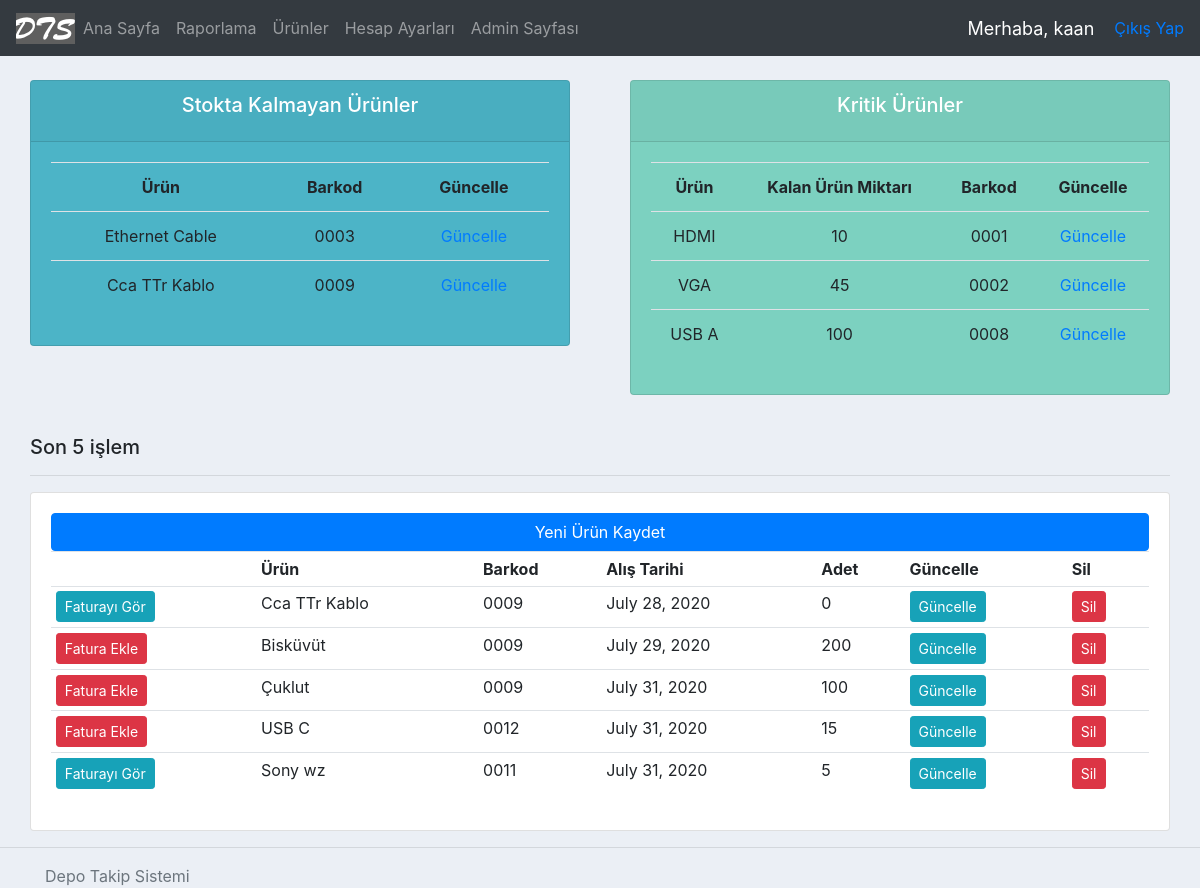
/ (signed in), run on an earlier commit of the app's database.
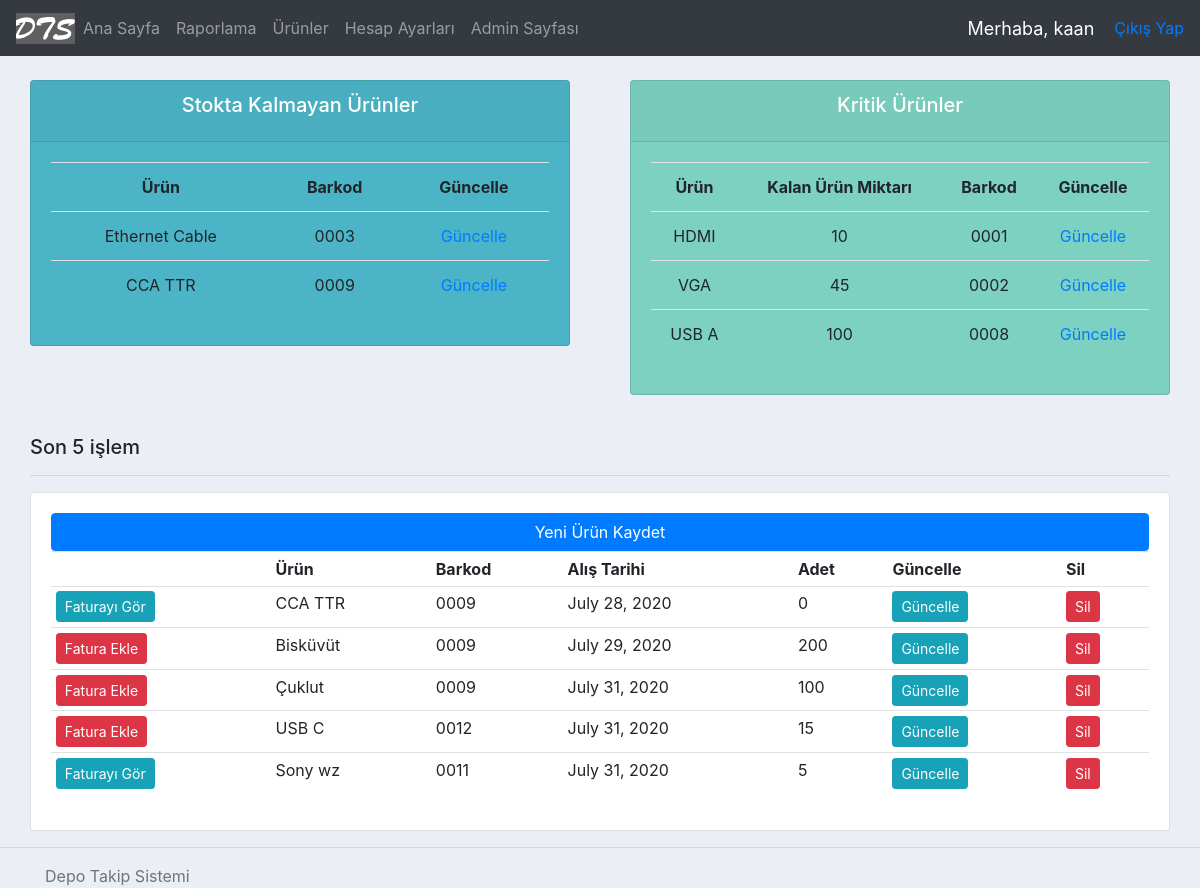
And on a later commit of the database.
### accounts/models.py (models this page shows, shortened)
class Product(models.Model):
    name = models.CharField(max_length=200)
    barcode = models.CharField(max_length=48)
    code = models.CharField(max_length=255)
    criticalStock = models.BooleanField(default=False) #kritik stok
    criticalStockAmt = models.IntegerField(null=True, blank=True)
    photo = models.ImageField(blank=True, null=True)
    vendor = models.CharField(max_length=200) #alınan firma
    dateBought = models.DateField(null=True) #satın alınan tarih
    regDate = models.DateTimeField( auto_now_add=True, null=True ) #ürünün kayıt edildiği tarih
    price = models.FloatField() #ürünün fiyatı
    amount = models.IntegerField() #ürünün adeti
    category = models.CharField(max_length=200) #ürünün kategorisi
    brand = models.CharField(max_length = 200) #ürünün markası
    model = models.CharField(max_length = 200, blank=True, null=True)
    description = models.CharField(max_length = 400, blank=True, null=True) #açıklama
    editor = models.CharField(max_length = 200) #ürünü kaydeden/silen kullanıcı
    invoice = models.OneToOneField('Invoice', on_delete=models.CASCADE, related_name="fatura", null=True, blank=True )

### accounts/views.py (the view)
# urls.py: 2. Add a URL to urlpatterns:  path('', views.home, name='home')
@login_required(login_url='login')
def home(request):
    products = Product.objects.all()
    invoices = Invoice.objects.all()
    criticalProducts = []
    outOfStock = []
    for product in products:
        if product.criticalStock and product.criticalStockAmt != None and product.amount <= product.criticalStockAmt:
            criticalProducts.append(product)
        if product.amount == 0:
            outOfStock.append(product)
    sum = 0
    for product in products:
        sum += product.price * product.amount
    start = 5
    if products.count() <= 5:
        start = 0
    else:
        start = products.count() - 5
    context = { 'products': products[ start :], 'invoices': invoices, 'sum': sum,
                'criticalProducts': criticalProducts, 'outOfStock' : outOfStock }
    return render( request, 'accounts/dashboard.html',  context )

### accounts/templates/accounts/dashboard.html
{%  extends 'accounts/main.html' %}
{% block content %}
{%  include 'accounts/status.html' %}
<br>
	<div class="col-md">
		<h5>Son 5 işlem</h5>
		<hr>
		<div class="card card-body">
			<div class="btn-group" role="group" aria-label="Basic example">
				<a class="btn btn-primary" href="{% url 'addProduct' %}">Yeni Ürün Kaydet</a>
			</div>
			<table class="table table-sm">
				<tr>
					<th></th>
					<th>Ürün</th>
					<th>Barkod</th>
					<th>Alış Tarihi</th>
					<th>Adet</th>
					<th>Güncelle</th>
					<th>Sil</th>
				</tr>
				{% for product in products %}
				<tr>
					{% if product.invoice is not Null %}
						<td><a class="btn btn-sm btn-info" href="{% url 'invoice-path' product.invoice.id %}">Faturayı Gör</a></td>
					{% else %}
						<td><a class="btn btn-sm btn-danger" href="{% url 'addInvoice' product.id %}">Fatura Ekle</a></td>
					{% endif %}
					<td>{{product.name}}</td>
					<td>{{product.barcode}}</td>
					<td>{{product.dateBought}}</td>
					<td>{{product.amount}}</td>
					<td><a class="btn btn-sm btn-info" href="{% url 'updateProduct' product.id %}">Güncelle</a></td>
					<td><a class="btn btn-sm btn-danger" href="{% url 'deleteProduct' product.id %}">Sil</a></td>
				</tr>
				{% endfor %}
			</table>
		</div>
	</div>
</div>
{% endblock %}

### accounts/templates/accounts/status.html
<br>
<div class="row">
	<div class="col">
		<div class="col-md">
			<div class="card text-center text-white  mb-3" id="total-orders">
			  	<div class="card-header">
			  		<h5 class="card-title">Stokta Kalmayan Ürünler</h5>
			  	</div>
				<div class="card-body">
					{% if outOfStock|length == 0 %}
					<p>Stokta kalmayan ürün yok.</p>
					{% else %}
			    	<table class="card-table table">
						<tr>
							<th>Ürün</th>
							<th>Barkod</th>
							<th>Güncelle</th>
						</tr>
						{% for product in outOfStock %}
						<tr>
							<td>{{product.name}}</td>
							<td>{{product.barcode}}</td>
							<td><a href="{% url 'updateProduct' product.id %}">Güncelle</a></td>
						</tr>
						{% endfor %}
					</table>
					{% endif %}
			  	</div>
			</div>
		</div>
	</div>
	<div class="col">
		<div class="col-md">
			<div class="card text-center text-white  mb-3" id="orders-pending">
			  	<div class="card-header">
			  		<h5 class="card-title">Kritik Ürünler</h5>
			  	</div>
			  	<div class="card-body">
			    	<table class="card-table table">
						<tr>
							<th>Ürün</th>
							<th>Kalan Ürün Miktarı</th>
							<th>Barkod</th>
							<th>Güncelle</th>
						</tr>
						{% for criticalProduct in criticalProducts %}
						<tr>
							<td>{{criticalProduct.name}}</td>
							<td>{{criticalProduct.amount}}</td>
							<td>{{criticalProduct.barcode}}</td>
							<td><a href="{% url 'updateProduct' criticalProduct.id %}">Güncelle</a></td>
						</tr>
						{% endfor %}
					</table>
			  	</div>
			</div>
		</div>
	</div>
</div>

What changed in the data, as far as the page shows it:
changed Product: name "Cca TTr Kablo" → "CCA TTR"
